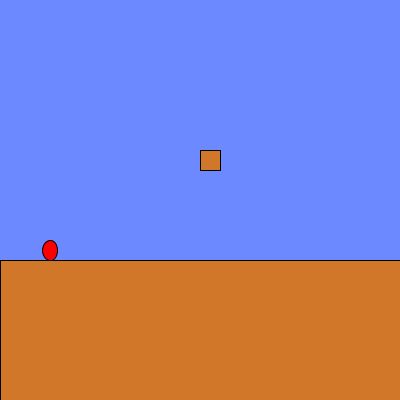
Frame 1 (no input)
Frame 60 (the mouse pressed at the canvas centre just before this capture): identical to frame 1, image omitted
Frame 120 (the mouse held since frame 60 and released just before this capture): identical to frame 1, image omitted

The Processing sketch that drew this single still picture (run headless with seeded random() and noise(); from frame 60 on, the mouse is pressed at the canvas centre):

// Processing sketch: week08_7
// ── week08_7.pde
//碰撞偵測
//牛頓力學
void setup(){
   size(400,400); 
}
float marioX=50,marioY=250,vx=0,vy=0;
void draw(){
  background(108,137,255);
    marioX+=vx;
    if(flying){//如果再飛
    marioY+=vy;//上下位置會改變
    vy+=0.98;//重力加速度往下
    }
    if(marioY>=250){//碰到地板
       marioY = 250;
       flying = false;//不再飛行
    }

    fill(255,0,0);ellipse(marioX,marioY,15,20);
    fill(209,119,42);rect(0,260,400,150);
    fill(209,119,42);rect(200,150,20,20);
    if(hitBox(200,150,20,20)){
       vy=0;
       marioY = 150+20;
    }
}
boolean hitBox(int x,int y,int w,int h){
   if(x<marioX && marioX<x+w && y<marioY && marioY<y+h)return true;
   else return false;
}

boolean flying = false;//一開始沒在飛
void keyPressed(){
    if(keyCode==RIGHT)vx = 2;
    if(keyCode==LEFT)vx=-2;
    if(keyCode==UP && flying==false){//如果沒有在飛才能飛
      vy=-20;
      flying=true;//開始飛
    }
}
void keyReleased(){
   if(keyCode==LEFT || keyCode==RIGHT)vx=0; 
}
